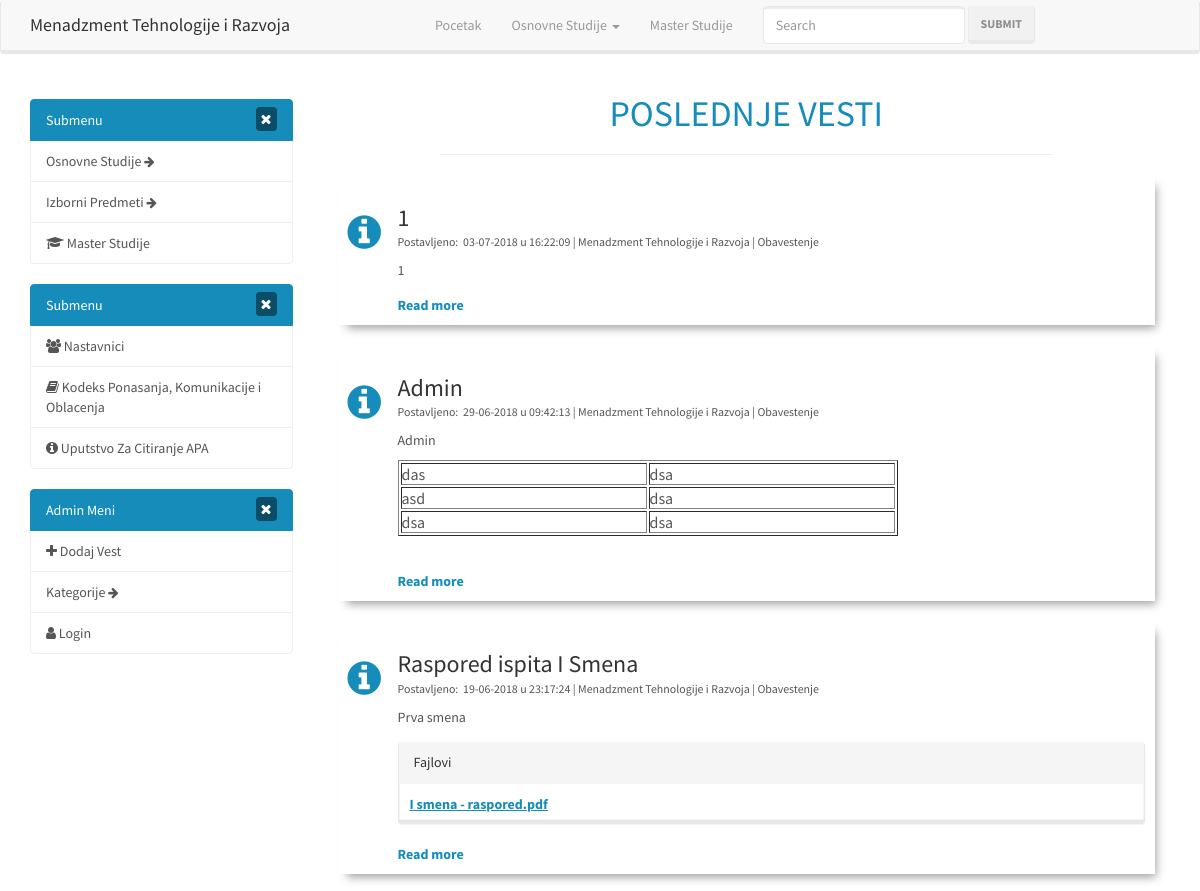
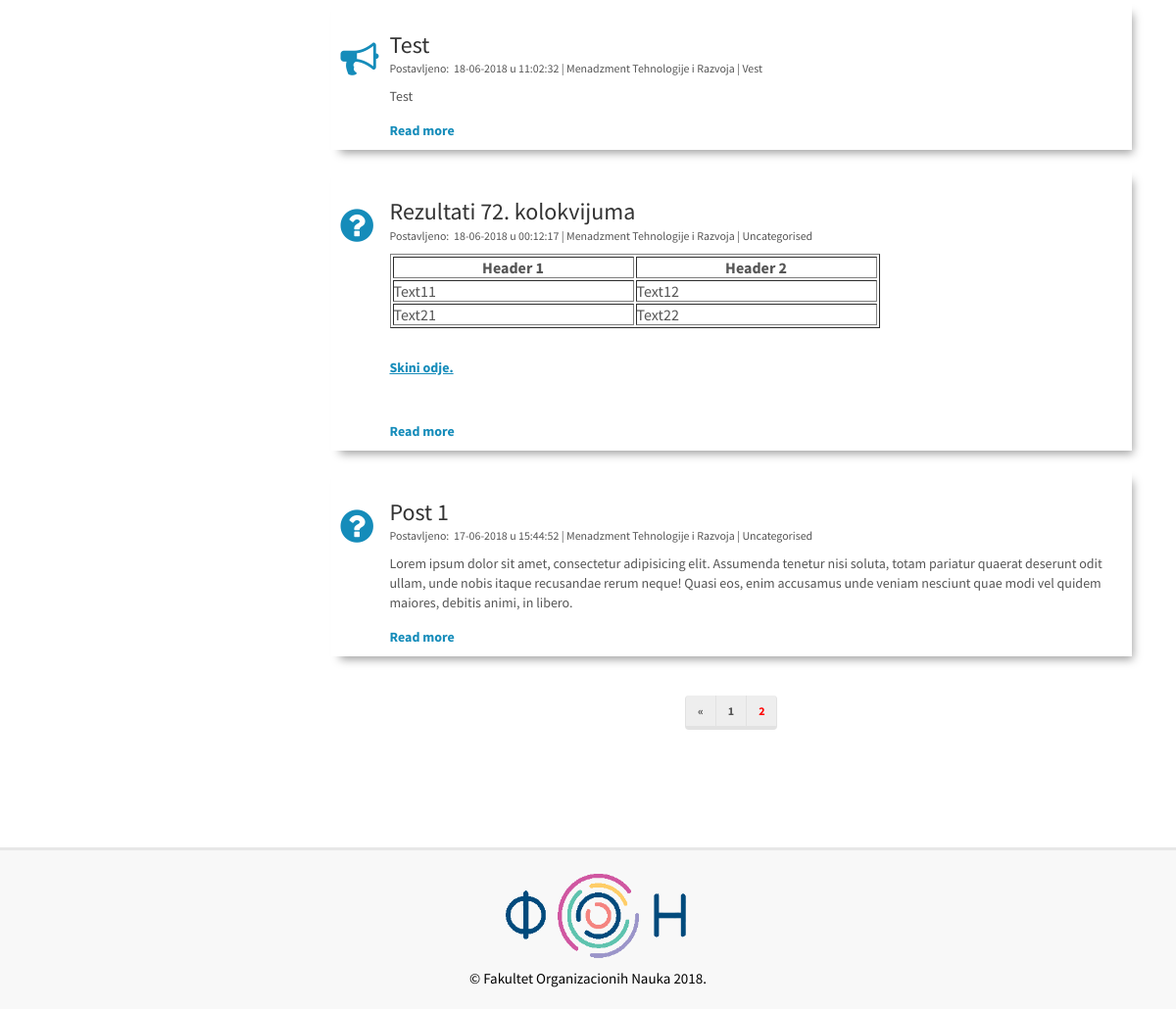
/page/2, run on the app's committed database (2 pictures, top to bottom).
### tables this page shows
CREATE TABLE `posts` (
  `id` int(11) NOT NULL AUTO_INCREMENT,
  `category_id` int(11) NOT NULL,
  `user_id` int(11) NOT NULL,
  `test` tinyint(1) NOT NULL DEFAULT '0',
  `deleted` tinyint(1) NOT NULL DEFAULT '0',
  `edited` tinyint(1) NOT NULL DEFAULT '0',
  `title` varchar(255) NOT NULL,
  `slug` varchar(255) NOT NULL,
  `body` text NOT NULL,
  `edit_backup` text NOT NULL,
  `post_file` varchar(255) NOT NULL,
  `created_at` text NOT NULL,
  `deleted_at` text NOT NULL,
  `edited_at` text NOT NULL,
  PRIMARY KEY (`id`)
);

### index.php (called while the page is built, shortened)
<?php
require_once BASEPATH.'core/CodeIgniter.php';

### application/models/Post_model.php (called while the page is built, shortened)
<?php
	class Post_model extends CI_Model{
		public function get_posts_per_page($slug = FALSE, $limit = FALSE, $offset = FALSE){
			if($limit){
				$this->db->limit($limit, $offset);
			}
			if($slug === false){
				$this->db->order_by('posts.id', "DESC");
				$query = $this->db->get('posts');
				return $query->result_array();
			}
			$query = $this->db->get_where('posts', array('slug' => $slug));
			return $query->row_array();
		}
	}
?>

### application/views/pages/home.php (the view, shortened to what this page needs)
<div class="container">
  <div class="row">
<div class="col-sm-8 col-md-9">
  <section id="what-we-do">
      <div class="container-fluid">
        <h2 class="section-title mb-2 h1">
          <?php
            if(isset($category_name)){
              if($category_name == "invalid"){
                echo "Kategorija Ne Postoji";
              }else{
                echo "POSLEDNJE OBJAVE IZ KATEGORIJE: " . $category_name;
              }
            }else{
              echo "POSLEDNJE VESTI";
            }
          ?>
        </h2>
        <hr class="title-hr">
        <div class="row mt-5">
        <?php if(isset($posts)) : ?>
        <?php foreach($posts as $post) : ?>
        <?php if(!$post['deleted']) : ?>
          <div class="col-md-12">
            <div class="card">
              <?php
                $category_id = $post['category_id'];
                $sql ="SELECT deleted FROM categories WHERE id = $category_id";
                $query = $this->db->query($sql);
                $category = $query->row_array();
                $deleted = $category['deleted'];
                if($post['category_id'] == 1){
                  $class = 'vest';
                  $category = "Vest";
                }else if($post['category_id'] == 2){
                  $class = "obavestenje";
                  $category = "Obavestenje";
                }else if($post['category_id'] == 0 || $deleted){
                  $class = 'uncategorised';
                  $category = "Uncategorised";
                }
              ?>
              <div class="card-block block-1 <?php echo $class; ?>">
                <h3 class="card-title"><?php echo $post['title']; ?></h3>
                <small>
                  Postavljeno:&nbsp;
                  <?php
                    echo strtok($post['created_at'],  ' ');
                    $fullDate = $post['created_at'];
                    $findme   = ' ';
                    $pos = strpos($fullDate, $findme);
                    $time = substr($post['created_at'], $pos);
                  ?>
                  u <?php echo $time; ?> | Menadzment Tehnologije i Razvoja | <?php echo $category; ?>
                </small>
                <div class="card-text" style="margin-bottom: 1.5rem;">
                  <div class="content">
                    <?php
                      $string = $post['body'];
                      $string = preg_replace('#<script(.*?)>(.*?)</script>#is', '', $string);
                      echo word_limiter($string, 300);
                    ?>
                  </div>
                </div>
                <?php if($post['post_file'] != "") : ?>
                  <div class="panel panel-default">
                    <div class="panel-heading">Fajlovi</div>
                    <div class="panel-body">
                      <?php
                        $normalize = $post['post_file'];
                        $normalize = str_replace(' ', '_', $normalize);
                      ?>
                      <a href="<?php echo base_url(); ?>assets/files/<?php echo $normalize; ?>" download><?php echo $post['post_file']; ?></a>
                    </div>
                  </div>
                <?php endif; ?>
                <a href="<?php echo site_url('/vesti/' . $post['slug']); ?>" title="Read more" class="read-more no-underline" >Read more<i class="fa fa-angle-double-right ml-2"></i></a>
              </div>
            </div>
          </div>
          <?php endif; ?>
          <?php endforeach; ?>
          <div class="col-md-12 pagination-div">
              <ul class="pagination">
                <?php echo $this->pagination->create_links(); ?>
              </ul>
          </div>
          <?php endif; ?>
        </div>
      </div>
    </section>
  </div>
  </div>
</div>

### assets/css/style.css (style rules this page uses)
.no-underline { text-decoration: none !important; }
.title-hr { width: 75%; }
.content table { display: table !important; border-collapse: separate !important; border-spacing: 2px !important; border-color: gray !important; }
.content tbody { display: table-row-group !important; vertical-align: middle !important; border-color: inherit !important; }
.content td { display: table-cell !important; border-color: inherit !important; vertical-align: inherit !important; }
.content th { display: table-cell !important; vertical-align: inherit !important; font-weight: bold !important; text-align: center !important; border-color: inherit !important; }
.content thead { display: table-header-group !important; vertical-align: middle !important; border-color: inherit !important; }
.content tr { display: table-row !important; vertical-align: inherit !important; border-color: inherit !important; }
.pagination-div { margin: 0 auto; text-align: center; }
.panel-body { border: 1px solid #f4f4f4; padding: 1rem 1rem 0.5rem 1rem; }
section .section-title { text-align:center; color: rgb(21,140,186); text-transform:uppercase; }
#what-we-do { background:#ffffff; }
#what-we-do .card { padding: 1rem!important; background-color: #fff; border: none; margin-bottom: 2rem; -webkit-transition: .5s all ease; -moz-transition: .5s all ease; transition: .5s all ease; }
#what-we-do .card { -webkit-box-shadow: 5px 7px 9px -4px rgb(158, 158, 158); -moz-box-shadow: 5px 7px 9px -4px rgb(158, 158, 158); box-shadow: 5px 7px 9px -4px rgb(158, 158, 158); }
#what-we-do .card .card-block { padding-left: 50px; position: relative; }
#what-we-do .card .card-block a { color: rgb(21,140,186); font-weight:700; text-decoration: underline; }
#what-we-do .card .card-block:before { font-family: FontAwesome; position: absolute; font-size: 39px; color: rgb(21,140,186); left: 0; -webkit-transition: -webkit-transform .2s ease-in-out; transition:transform .2s ease-in-out; }
#what-we-do .card .vest:before { content: "\f0a1"; }
#what-we-do .card .obavestenje:before { content: "\f05a"; }
#what-we-do .card .uncategorised:before { content: "\f059"; }
.card { word-wrap: break-word; }
.card-title { margin-bottom: .2rem; }
.card-text { margin-top: 1rem; margin-bottom: 1rem; }

### data on the page
posts: title "1", created_at "03-07-2018", time "16:22:09", category "Obavestenje", body "1"
posts: title "Admin", created_at "29-06-2018", time "09:42:13", category "Obavestenje", body "Admin das dsa asd dsa dsa dsa"
posts: title "Raspored ispita I Smena", created_at "19-06-2018", time "23:17:24", category "Obavestenje", body "Prva smena", post_file "I smena - raspored.pdf"
posts: title "Test", created_at "18-06-2018", time "11:02:32", category "Vest", body "Test"
posts: title "Rezultati 72. kolokvijuma", created_at "18-06-2018", time "00:12:17", category "Uncategorised", body "Header 1 Header 2 Text11 Text12 Text21 Text22 Skini odje."
posts: title "Post 1", created_at "17-06-2018", time "15:44:52", category "Uncategorised", body "Lorem ipsum dolor sit amet, consectetur adipisicing elit. Assumenda tenetur nisi soluta, totam pariatur quaerat deserunt odit ullam, unde nobis itaque recusandae rerum neque! Quasi eos, enim accusamus unde veniam nesciunt quae modi vel quidem maiores, debitis animi, in libero."

### other printed values
$this->pagination->create_links() "« 1 2"
